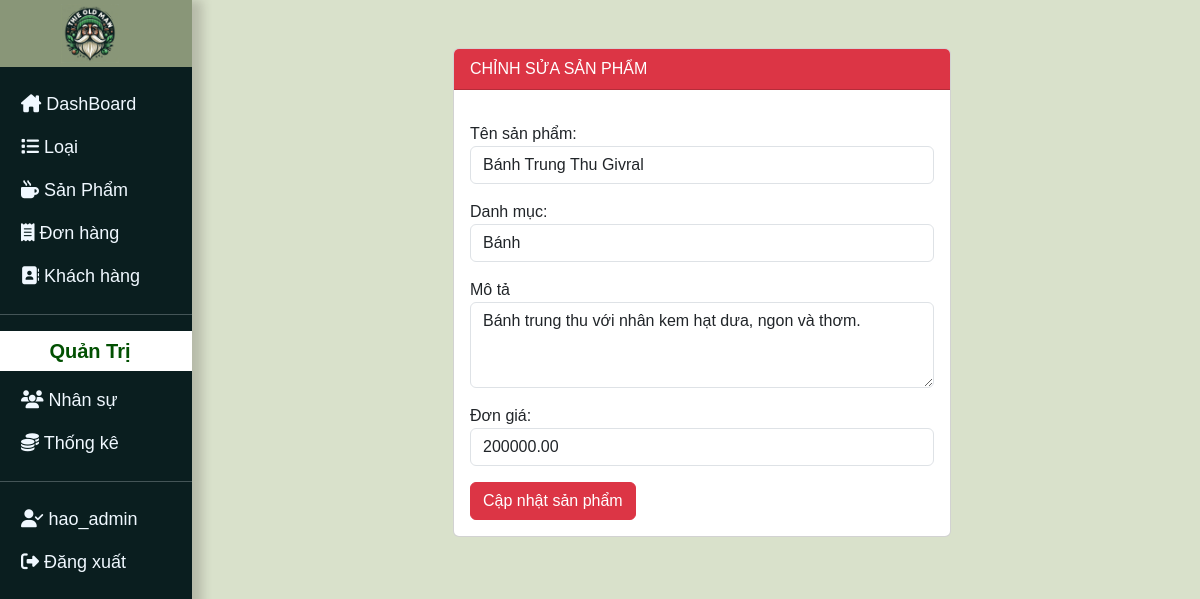
/user_page.php?sanpham=sua&id=73 (signed in), run on the app's committed database.
### tables this page shows
CREATE TABLE `accounts` (
  `account_id` int NOT NULL AUTO_INCREMENT,
  `full_name` varchar(255) NOT NULL,
  `email` varchar(255) NOT NULL,
  `password` varchar(255) NOT NULL,
  `type` varchar(10) NOT NULL,
  PRIMARY KEY (`account_id`)
);

CREATE TABLE `items` (
  `item_id` int NOT NULL AUTO_INCREMENT,
  `item_name` varchar(255) NOT NULL,
  `category_id` int DEFAULT NULL,
  `description` text,
  `unit_price` decimal(10,2) DEFAULT NULL,
  `added_date` timestamp NULL DEFAULT CURRENT_TIMESTAMP,
  PRIMARY KEY (`item_id`),
  KEY `fk_category_id` (`category_id`),
  CONSTRAINT `fk_category_id` FOREIGN KEY (`category_id`) REFERENCES `category` (`category_id`)
);

### src/models/sua_sanpham.php (the view, shortened to what this page needs)
<?php
if (isset($_GET['id'])) {
    $item_id = $_GET['id'];
    $sql = "select * from items where item_id = $item_id";
    $result = mysqli_query($conn, $sql);
    $row = mysqli_fetch_array($result);
}
?>
<div class="mt-5">
    <div class="row justify-content-center">
        <div class="col-md-6">
            <div class="card">
                <div class="card-header bg-danger text-white">
                    CHỈNH SỬA SẢN PHẨM
                </div>
                <div class="card-body">
                    <form action="user_page.php" method="POST">
                        <div class="form-group mt-3">
                            <label for="item_name">Tên sản phẩm:</label>
                            <input type="text" class="form-control" id="item_name" name="item_name" value="<?php echo $row['item_name']; ?>" required>
                        </div>
                        <div class="form-group mt-3">
                            <label for="category_id">Danh mục:</label>
                            <select class="form-control" id="category_id" name="category_id">
                                <option value="1" <?php if ($row['category_id'] == 1) echo 'selected'; ?>>Bánh</option>
                            </select>
                        </div>
                        <div class="form-group mt-3">
                            <label for="description">Mô tả</label>
                            <textarea class="form-control" id="description" name="description" rows="3"><?php echo $row['description']; ?></textarea>
                        </div>
                        <div class="form-group mt-3">
                            <label for="unit_price">Đơn giá:</label>
                            <input type="text" class="form-control" id="unit_price" name="unit_price" value="<?php echo $row['unit_price']; ?>" required>
                        </div>
                        <button type="submit" class="btn mt-3 btn-danger">Cập nhật sản phẩm</button>
                    </form>
                </div>
            </div>
        </div>
    </div>
</div>

### src/views/header.php (shortened to what this page needs)
<!DOCTYPE html>
<html lang="en">
<head>
    <link href="https://cdn.jsdelivr.net/npm/bootstrap@5.3.3/dist/css/bootstrap.min.css" rel="stylesheet" />
    <link rel="stylesheet" href="https://cdnjs.cloudflare.com/ajax/libs/font-awesome/6.5.1/css/all.min.css" />
    <link rel="stylesheet" href="css/style.css" />
</head>
<body class="row">
    <div class="nav-side col-2 p-0 sticky-top">
        <div class="logo p-1 justify-content-center text-center">
            <a href="user_page.php?dashboard"> <img width="30%" src="/img/logo.jfif" alt="Logo"></a>
        </div>
        <div class="navs pt-3">
            <div class="container-fluid">
                <a class="text-truncate" href="/user_page.php?dashboard"><i class="fa-solid fa-house-chimney"></i> DashBoard</a>
            </div>
            <div class="container-fluid">
                <a class="text-truncate" href="/user_page.php?loai"><i class="fa-solid fa-list"></i> Loại</a>
            </div>
            <div class="container-fluid">
                <a class="text-truncate" href="/user_page.php?sanpham"><i class="fa-solid fa-mug-hot"></i> Sản Phẩm</a>
            </div>
            <div class="container-fluid">
                <a class="text-truncate" href="/user_page.php?donhang"><i class="fa-solid fa-receipt"></i> Đơn hàng</a>
            </div>
            <div class="container-fluid">
                <a class="text-truncate" href="/user_page.php?khachhang"><i class="fa-solid fa-address-book"></i> Khách hàng</a>
            </div>
        </div>
        <?php
        if (isset($_SESSION['admin_id'])) :
        ?>
            <hr>
            <div class="container-fluid admin-head">
                <h5 class="text-center py-2 fw-bold">Quản Trị</h5>
            </div>
            <div class="navs text-center p-0">
                <div class="container-fluid">
                    <a class="text-truncate" href="/user_page.php?nhansu"><i class="fa-solid fa-users"></i> Nhân sự</a>
                </div>
                <div class="container-fluid">
                    <a class="text-truncate" href="/user_page.php?thongke"><i class="fa-solid fa-coins"></i> Thống kê</a>
                </div>
            </div>
        <?php endif; ?>
        <div class="navs text-center p-0">
            <hr class="mt-3">
            <div class="container-fluid">
                <a class="text-truncate"><i class="fa-solid fa-user-check"></i> <?= $user_name ?? '' ?></a>
            </div>
            <div class="    container-fluid logout-btn">
                <a class="text-truncate" href="/logout.php"><i class="fa-solid fa-right-from-bracket"></i> Đăng xuất</a>
            </div>
        </div>
    </div>
    <div class="main col-10 p-0">

### css/style.css (style rules this page uses)
html, body { height: 100%; margin: 0; padding: 0; background-color: #d9e1cb; }
a { text-decoration: none; }
.nav-side { color: aliceblue; background-color: #0a1e1f; box-shadow: 10px 0px 10px 0px rgba(45, 33, 33, 0.2); min-height: 100%; }
.logo { background-color: #899678; }
.navs a { display: block; text-align: left; color: aliceblue; transition: background-color 0.3s ease-in-out; padding: 8px 0px 8px 33px; font-size: large; }
.navs div { padding: 0px; }
.admin-head { color: rgb(2, 80, 2); background: #fff; }
* { font-family: "Poppins", sans-serif; margin: 0; padding: 0; box-sizing: border-box; outline: none; border: none; text-decoration: none; }

### data on the page
accounts: full_name "hao_admin"
items: item_name "Bánh Trung Thu Givral", category_id "Bánh", description "Bánh trung thu với nhân kem hạt dưa, ngon và thơm.", unit_price "200000.00"
